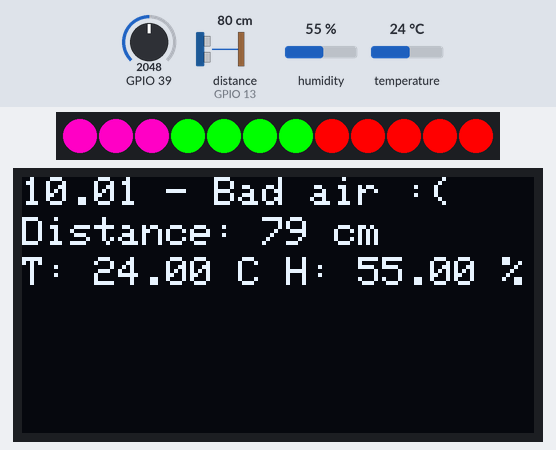
The sketch below on a simulated ESP32. On the bench: 12 RGB LEDs in strip order, left to right, 128×64 one-colour display. Wiring (inferred from the names in the program): ultrasonic range finder: trigger GPIO 12; echo GPIO 13. The test bench sets the inputs (shaded band); at power-on: GPIO 39 = 2048, distance to the obstacle (sensor on GPIO 13) 80 cm, humidity 55 %, temperature 24 °C. The echo pulse lasts 58.3 µs per cm; random numbers use the default seed unless the sketch sets one; what the sketch prints to the serial monitor is not drawn.

Above: at 8.2 s.
8.3 s: GPIO 39 set to 2013
At 9.0 s:
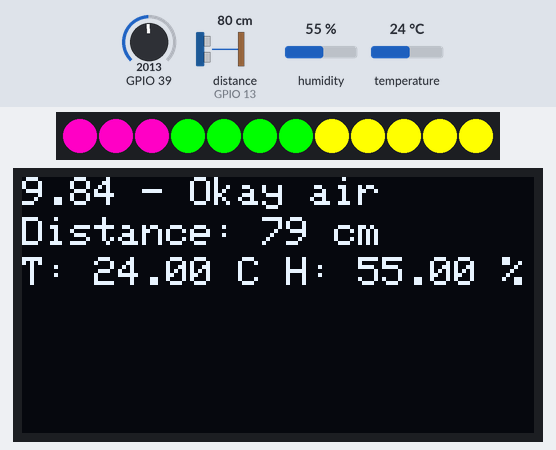
10.7 s: distance to the obstacle (sensor on GPIO 13) set to 2 cm
At 11.4 s:
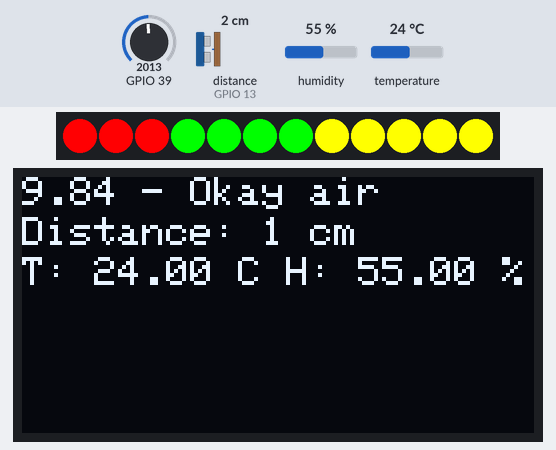
13.1 s: GPIO 39 set to 1470
At 13.8 s:
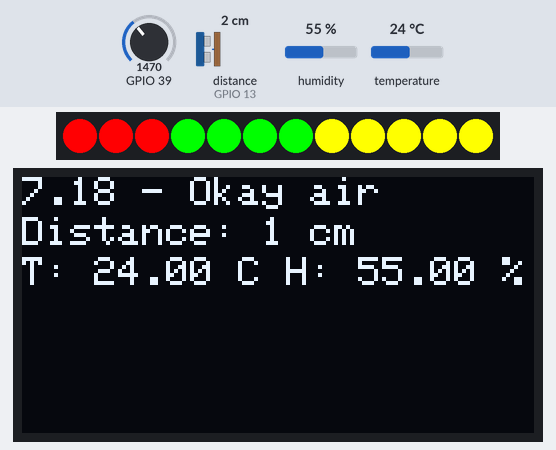
14.9 s: GPIO 39 set to 1391
At 15.6 s:
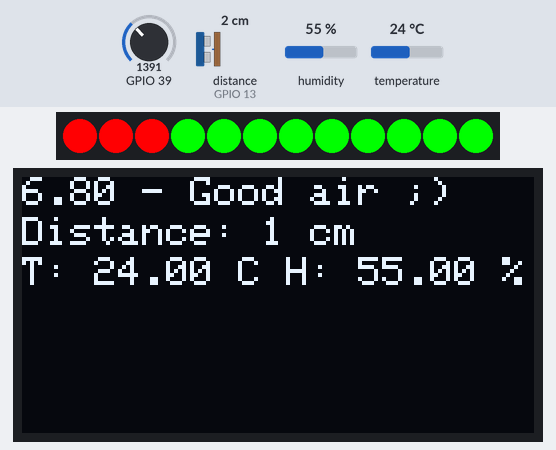
17.8 s: distance to the obstacle (sensor on GPIO 13) set to 60 cm
At 18.6 s:
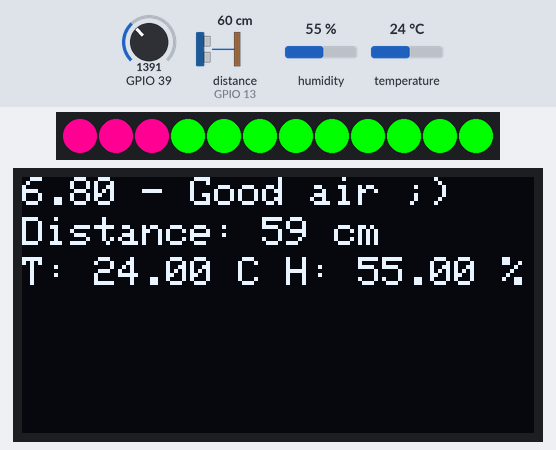
20.2 s: distance to the obstacle (sensor on GPIO 13) set to 299 cm
At 23.4 s:
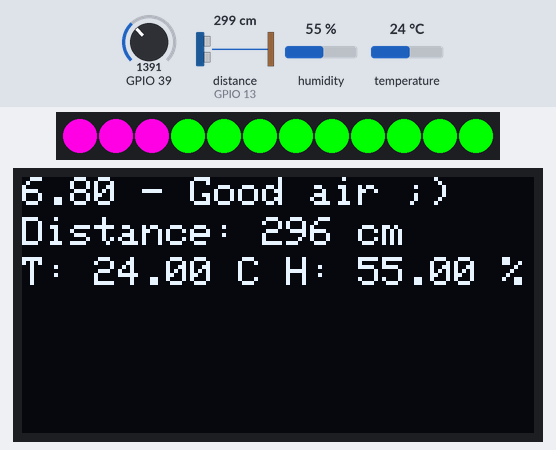
Timing chart, 0 to 23.6 s (numbered marks = the images above; inputs shaded):
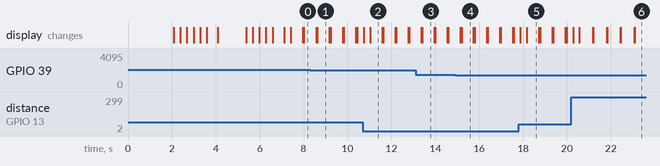

The sketch:

TeamBEARCLASP_ArduinoCode.ino
```cpp
/*Instructions:
 * For the ring LED, three pixels: ultrasonic, four pixels: temp/humid, five pixels: Gas
 * Tags are placed for ease of finding specific sensor's code
 * Enjoy!!!
 -------------------------------------------POWER BY BEARCLASP---------------------------------------------
*/

//This block sets up the NEOPIXEl ring LED
#include <Adafruit_NeoPixel.h>
#ifdef __AVR__
  #include <avr/power.h>
#endif
#define PIN       14
#define NUMPIXELS 12
Adafruit_NeoPixel pixels(NUMPIXELS, PIN, NEO_GRB + NEO_KHZ800);

//This block includes the necessary libraries for this code to work
#include "Adafruit_AM2320.h"
#include <Wire.h>
#include <Adafruit_GFX.h>
#include <Adafruit_SSD1306.h>
#include "HackPublisher.h"

//This blocks sets up the OLED and the AM2320 class
#define OLED_RESET 23
Adafruit_SSD1306 display(OLED_RESET);
Adafruit_AM2320 am2320 = Adafruit_AM2320();

//This blocks connects to the wifi and create a publisher to communicate with the website
/*
const char *ssid = "ASUS-F8";
const char *password = "K33pi7$@f3%";
HackPublisher publisher("bearclasp");  // publisher instance for team "hackers"

*/

//Some necessary global variables for ultrasonic sensor
const int trigpin = 12;
const int echopin = 13;
long duration;
int distance;


void setup() {
  #if defined(__AVR_ATtiny85__) && (F_CPU == 16000000)
  clock_prescale_set(clock_div_1);
  #endif

  //Starts the ring LED, set pin modes
  pixels.begin();
  pinMode(trigpin, OUTPUT);
  pinMode(echopin, INPUT);

  // Initialize serial communication
  Serial.begin(115200);
  while (!Serial) continue;

  Wire.begin();
  // initialize OLED with I2C addr 0x3C
  display.begin(SSD1306_SWITCHCAPVCC, 0x3C);

  // Initialize Temp & Humid Sensor
  am2320.begin();

  // Connect to wifi
  //WiFi.begin(ssid, password);
  /*
  while (WiFi.status() != WL_CONNECTED) {
    delay(500);
    Serial.print(".");
  }
  */

  // Initialize publisher
  //publisher.begin();

  //In case the oled fails
  if(!display.begin(SSD1306_SWITCHCAPVCC, 0x3C)) {
  Serial.println("SSD1306 allocation failed");
  for(;;); // Don't proceed, loop forever
  }

  //Display the glorious Bearclasp tag in the beginning into the oled screen.
  delay(2000);
  display.clearDisplay();
  display.setTextSize(1);
  display.setTextColor(WHITE);
  display.setCursor(0,10);
  display.println("Powered by Bearclasp");
  display.display();
  display.startscrollright(0x00, 0x0F);
  delay(2000);
  display.stopscroll();
  delay(1000);
  display.startscrollleft(0x00, 0x0F);
  delay(2000);
  display.stopscroll();
  //delay(1000);

}

void loop() {
  //ULTRASONIC SENSOR
  //This block retrieves the distance from an object using the sensor
  //print the distance to the serial monitor
  digitalWrite(trigpin, LOW);
  delayMicroseconds(2);
  digitalWrite(trigpin, HIGH);
  delayMicroseconds(10);
  digitalWrite(trigpin, LOW);
  duration = pulseIn(echopin, HIGH);
  distance = duration * 0.034 / 2;
  Serial.print("Distance: ");
  Serial.println(distance);

  //This blocks changes the pixel 0 - 2 depending on how far an object is
  for(int i=0; i<3; i++) {
    int ultra_color = distance * 2.5;
    pixels.setPixelColor(i, pixels.Color(255, 0, ultra_color));
    pixels.show();
  }


  //TEMPERATURE SENSOR
  // Read Humidity
  float h = am2320.readHumidity();
  delay(200);
  // Read temperature as Celsius
  float t = am2320.readTemperature();
  Serial.println(h);
  Serial.println(t);

  //If the conditions for FIRE is reached, display red ring LED on pixel 3 - 6
  if (t > 32 && h < 45)
  {
  for(int i=3; i<7; i++) {

    pixels.setPixelColor(i, pixels.Color(255, 0, 0));
    pixels.show();
    }
  }

  else // if not fire, display green ring LED
  {
    for(int i=3; i<7; i++) {

    pixels.setPixelColor(i, pixels.Color(0, 255, 0));
    pixels.show();
  }
  }

  //display the distance, temperature and humidity onto the oled screen
  display.clearDisplay();
  display.setTextSize(1);
  display.setTextColor(WHITE);
  display.setCursor(0,10);
  display.print("Distance: ");
  display.print(distance);
  display.println(" cm");
  display.setCursor(0,20);
  display.print("T: ");
  display.print(t);
  display.print(" C ");
  display.print("H: ");
  display.print(h);
  display.println(" %");

  display.display();

  //GAS SENSOR
  int sensVal = analogRead(A3);
  float voltage = sensVal * (5.0 / 1023.0);  //convert to voltage (volt)
  Serial.print(voltage);
  if (voltage == 0)                          //in case voltage is 0
  {
    Serial.println("Not applicable");
  }
  else                                       //display good, okay or bad air depending on voltage
  {
    if (voltage > 0 && voltage <= 7.00)
    {
      Serial.println(" - Good air quality");
      display.setTextSize(1);
      display.setTextColor(WHITE);
      display.setCursor(0,0);
      display.print(voltage);
      display.println(" - Good air ;)");
      display.display();

      for(int i=7; i<12; i++) {

        pixels.setPixelColor(i, pixels.Color(0, 255, 0));
        pixels.show();
      }
    }

    else if (voltage > 7.00 && voltage <= 10.00)
    {
      Serial.println(" - Okay air quality");
      display.setTextSize(1);
      display.setTextColor(WHITE);
      display.setCursor(0,0);
      display.print(voltage);
      display.println(" - Okay air");
      display.display();

      for(int i=7; i<12; i++) {

        pixels.setPixelColor(i, pixels.Color(255, 255, 0));
        pixels.show();
      }
    }

    else if (voltage > 10.00)
    {
      Serial.println(" - Bad air quality");
      display.setTextSize(1);
      display.setTextColor(WHITE);
      display.setCursor(0,0);
      display.print(voltage);
      display.println(" - Bad air :(");
      display.display();

      for(int i=7; i<12; i++) {

        pixels.setPixelColor(i, pixels.Color(255, 0, 0));
        pixels.show();
    }
  }

  //This send the sensors' data in real-time to the website
  /*
  publisher.store("ultrasonic", distance);
  publisher.store("temperature", t);
  publisher.store("humidity", h);
  publisher.store("gas", voltage);
  publisher.send();
  */

}
}
//END OF FILE
```

HackPublisher.h
```cpp
#include <ArduinoJson.h>
#include <WiFi.h>
#include <PubSubClient.h>
#include <string>

class HackPublisher {
  private:
    StaticJsonDocument<200> data;
    bool debug;
    std::string topic;
    const char* broker;
    const int port;
    WiFiClient espClient;
    PubSubClient client;

    char* serializeDocToCString() {
      // Calculate the size needed for serialization
      size_t size = measureJson(data);

      // Allocate a buffer to store the JSON string (don't forget the null terminator)
      char* buffer = new char[size + 1];

      // Serialize the JSON document to the buffer
      serializeJson(data, buffer, size + 1);

      // Store the buffer in a temp var
      char* result = buffer;

      // Free the buffer to avoid memory leaks
      delete[] buffer;

      return result;
    }

    void reconnect() {
      // Loop until we're reconnected
      while (!client.connected()) {
        Serial.println("Attempting MQTT connection...");
        // Create a random client ID
        String clientId = "ESP32Client-";
        clientId += String(random(0xffff), HEX);
        // Attempt to connect
        if (client.connect(clientId.c_str())) {
          Serial.println("Connected to MQTT broker");
        }
        else {
          Serial.print("failed, rc=");
          Serial.print(client.state());
          Serial.println("; trying again in 5 seconds");
          delay(5000);
        }
      }
    }

  public:
    HackPublisher(const char* topic, bool debug = false, const char* broker = "broker.hivemq.com", const int port = 1883)
    : topic("ucla/hack/" + std::string(topic)), debug(debug), broker(broker), port(port), client(espClient) {
      client.setServer(this->broker, this->port);
    }

    void begin() {
      reconnect();
    }

    template<typename T>
    void store(const char* sensor, const T& value) {
      if (debug) {
        Serial.print("[STORE DATA] sensor = ");
        Serial.print(sensor);
        Serial.print(", value = ");
        Serial.println(value);
      }

      data[sensor] = value;
    }

    void send() {
      if (!client.connected()) {
        reconnect();
      }
      client.loop();

      if (debug) {
        Serial.println("[SEND DATA]");
        serializeJsonPretty(data, Serial);
        Serial.println();
      }

      client.publish(topic.c_str(), serializeDocToCString());
      data.clear();
    }

    const char* getTopic() const {
        return topic.c_str();
    }

    const char* getBroker() const {
        return broker;
    }

    const int getPort() const {
        return port;
    }
};
```

Measured:
- the behaviour switches between 2047 and 2046 on GPIO 39 (found by bisection; images 0 and 1)
- the behaviour switches between 1433 and 1432 on GPIO 39 (found by bisection; images 3 and 4)
- what the display in image 1 shows lasts 0.6 s, from 8.6 s to 9.2 s
